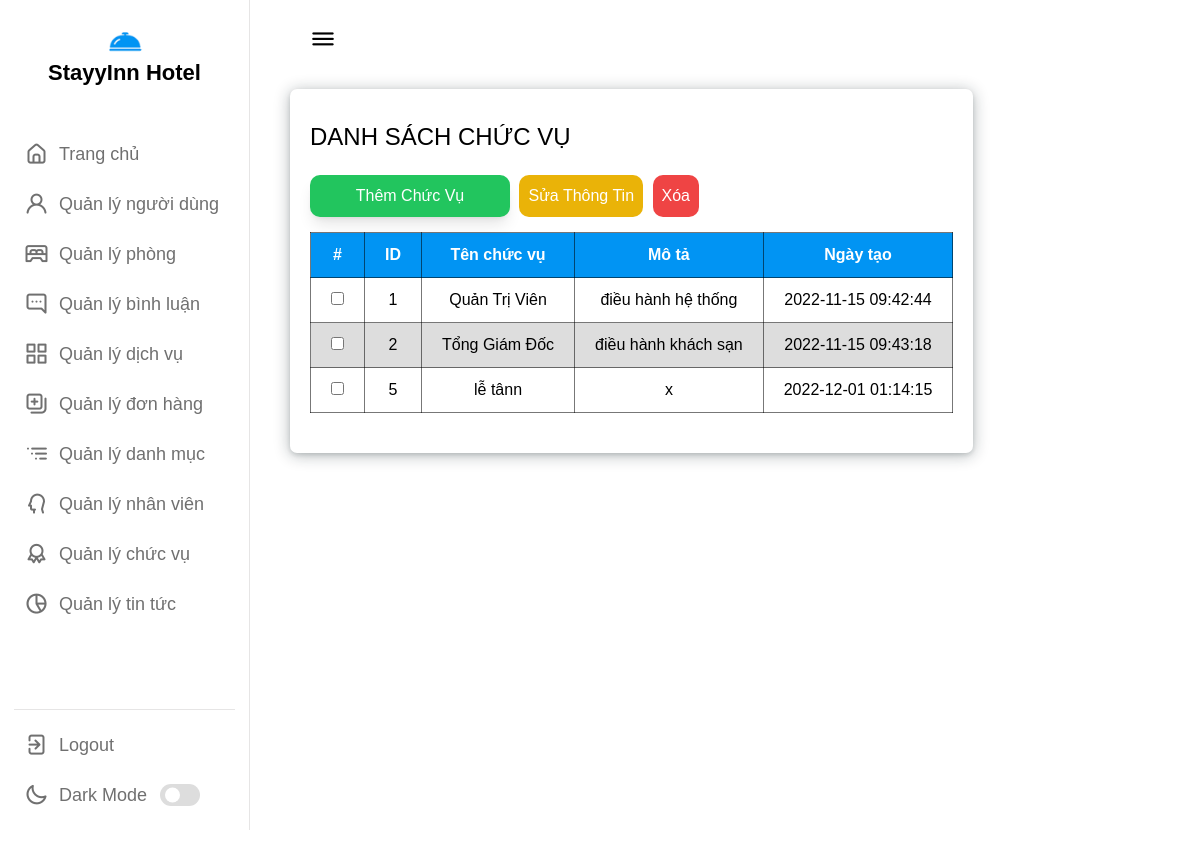
/admin/permission/c_permission.php, run on the app's committed database.
### tables this page shows
CREATE TABLE `permissions` (
  `permission_id` int(11) NOT NULL,
  `name` varchar(200) NOT NULL,
  `description` varchar(200) NOT NULL,
  `create_at` datetime NOT NULL DEFAULT current_timestamp()
);

### admin/permission/c_permission.php (called while the page is built, shortened)
<?php
require_once '../../dao/pdo.php';
require_once '../../dao/permission_dao.php';
$permission = loadAll_permissions();
include_once '../templates/layout/layout.php';
?>

### dao/pdo.php (called while the page is built, shortened)
<?php
function getConnect(){
    $connect = new PDO("mysql:host=" . DBHOST
                        . ";dbname=" . DBNAME
                        . ";charset=" . DBCHARSET,
                        DBUSER,
                        DBPASS
            );
    return $connect;
}
function pdo_query_all($query){
    $args = func_get_args();
    $args = array_slice($args, 1);
    $conn = getConnect();
    $stmt = $conn->prepare($query);
    $stmt->execute($args);
    $data = $stmt->fetchAll(PDO::FETCH_OBJ);
    if(count($data) > 0){
        return $data;
    }
    return [];
}
?>

### dao/permission_dao.php (called while the page is built, shortened)
<?php
function loadAll_permissions(){
    $query = "select * from permissions";
    $permission = pdo_query_all($query);
    return $permission;
}
?>

### admin/permission/danh-sach.php (the view, shortened to what this page needs)
<div class="dash-content">
    <div class="content">
        <div class="danh_sach">
            <h3>
                DANH SÁCH CHỨC VỤ
            </h3>
            <form action="" method="post">
                <div class="action">
                    <div class="add cursor-pointer capitalize bg-green-500 text-center px-3 py-[12px] shadow-lg w-[200px]"  data-modal-toggle="aa">
                        Thêm chức vụ
                    </div>
                    <button class="bg-yellow-500 capitalize" name="edit_per" type="submit">Sửa thông tin</button>
                    <button class="bg-red-500 capitalize" type="submit" name="delete_per" onclick="return confirm('Bạn muốn xóa chức vụ đã chọn không?')">Xóa</button>
                </div>
                <table>
                    <tr>
                        <th>#</th>
                        <th>ID</th>
                        <th>Tên chức vụ</th>
                        <th>Mô tả</th>
                        <th>Ngày tạo</th>
                    </tr>
                    <?php foreach ($permission as $key => $value) : ?>
                    <tr>
                        <td>
                            <input type="checkbox" name="permission[]" value="<?php echo $value->permission_id ?>" id="">
                        </td>
                        <td><?php echo $value->permission_id ?></td>
                        <td><?php echo $value->name ?></td>
                        <td><?php echo $value->description ?></td>
                        <td><?php echo $value->create_at ?></td>
                    </tr>
                    <?php endforeach ?>
            </form>
        </div>
    </div>
</div>

### admin/layout/assets/css/side.css (style rules this page uses)
:root { --primary-color: #0E4BF1; --panel-color: #FFF; --text-color: #000; --black-light-color: #707070; --border-color: #e6e5e5; --toggle-color: #DDD; --box1-color: #4DA3FF; --box2-color: #FFE6AC; --box3-color: #E7D1FC; --title-icon-color: #fff; --tran-05: all 0.5s ease; --tran-03: all 0.3s ease; --tran-03: all 0.2s ease; }

### admin/layout/assets/css/admin_room.css (style rules this page uses)
* { padding: 0; margin: 0; box-sizing: border-box; }
body { font-family: tahoma, sans-serif; }
.danh_sach { margin-top: 20px; box-shadow: rgba(14, 30, 37, 0.12) 0 2px 4px 0, rgba(14, 30, 37, 0.32) 0 2px 16px 0; padding: 10px 20px 40px 20px; border-radius: 7px; background-color: var(--panel-color); transition: var(--tran-05); }
.danh_sach h3 { margin: 20px 0; color: var(--text-color); transition: var(--tran-05); font-weight: 500; font-size: 24px; }
table { border-collapse: collapse; }
table, th, td { border: 1px solid rgba(0, 0, 0, 0.532); text-align: center; }
th { color: #fff; }
td, th { padding: 10px 20px; }
.action { margin: 15px 0; }
.action button, .action a, .action .add { margin-right: 5px; display: inline-block; text-decoration: none; color: #fff; padding: 9px; border-radius: 10px; }
table tr:nth-child(odd) { background-color: rgba(204, 204, 204, 0.667); }
table tr:nth-child(even) { background-color: white; }
table tr:nth-child(1) { background-color: #0194f3; }

### data on the page
permissions: permission_id "1", name "Quản Trị Viên", description "điều hành hệ thống", create_at "2022-11-15 09:42:44"
permissions: permission_id "2", name "Tổng Giám Đốc", description "điều hành khách sạn", create_at "2022-11-15 09:43:18"
permissions: permission_id "5", name "lễ tânn", description "x", create_at "2022-12-01 01:14:15"
